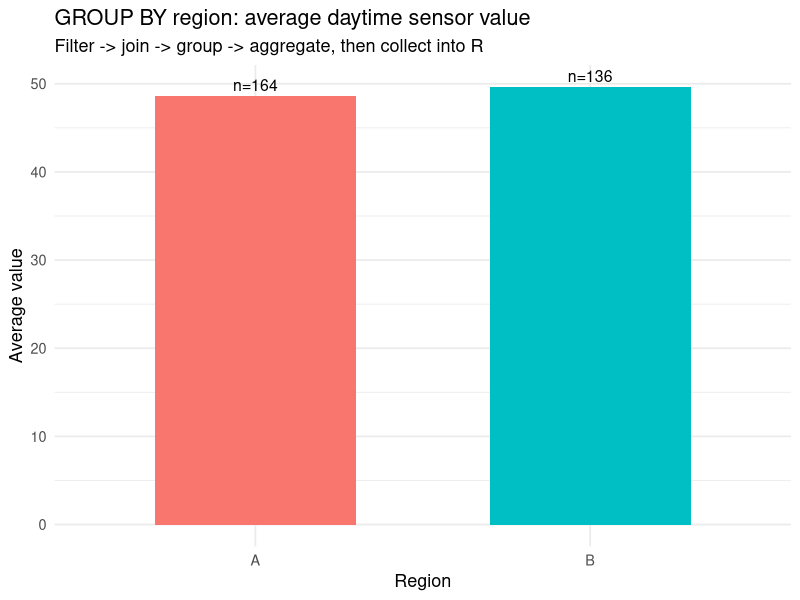

Generate this figure with R:
## ---- chunk 1
knitr::opts_chunk$set(echo = TRUE, message = FALSE, warning = FALSE)
## ---- chunk 2
.libPaths(c("C:/Users/miken/R/library-4.4", .libPaths()))
suppressPackageStartupMessages(library(ggplot2))
set.seed(1)

# 1. Create an in-memory "table": a data frame is a relation (a set of rows).
n <- 600
sensors <- data.frame(
  id    = seq_len(n),
  site  = sample(c("north", "south", "east", "west"), n, replace = TRUE),
  hour  = sample(0:23, n, replace = TRUE),
  value = round(rnorm(n, mean = 50, sd = 10), 2),
  stringsAsFactors = FALSE
)

# A lookup table to demonstrate a join (an equijoin on the key "site").
site_info <- data.frame(
  site   = c("north", "south", "east", "west"),
  region = c("A", "A", "B", "B"),
  stringsAsFactors = FALSE
)

# 2. Relational-algebra operators implemented in base R.
#    selection sigma_phi : keep rows satisfying a predicate
sel <- function(df, keep) df[keep, , drop = FALSE]
#    projection pi : keep a subset of columns
proj <- function(df, cols) df[, cols, drop = FALSE]
#    equijoin R |><| S on a shared key
join_on <- function(R, S, key) merge(R, S, by = key)
#    grouping + aggregation gamma
agg <- function(df, by, fun) {
  out <- aggregate(df["value"], by = df[by], FUN = fun)
  out
}

# 3. A query: daytime readings (hour 6..18), joined to region,
#    then average value and count per region.
#    selection: WHERE hour BETWEEN 6 AND 18
day <- sel(sensors, sensors$hour >= 6 & sensors$hour <= 18)
#    join: JOIN site_info ON site
day <- join_on(day, site_info, "site")
#    group + aggregate: GROUP BY region
means  <- agg(day, "region", function(v) mean(v))
counts <- agg(day, "region", function(v) length(v))
summary_tbl <- data.frame(
  region   = means$region,
  avg_value = round(means$value, 2),
  n         = counts$value
)
print(summary_tbl)

# 4. Parameterized-query safety, illustrated without a real database.
#    A "binding" function treats the value strictly as data:
run_param <- function(df, column, value) {
  # value is compared as data; it is never interpreted as code/SQL.
  df[df[[column]] == value, , drop = FALSE]
}
malicious <- "north'; DROP TABLE sensors; --"   # would be dangerous if pasted
safe_rows <- run_param(sensors, "site", malicious)
cat("Rows returned for the malicious 'site' value:", nrow(safe_rows), "\n")
cat("The injected text was treated as a literal value, so it matched nothing.\n")

# 5. Lazy vs eager evaluation. Build a query as an unevaluated promise,
#    then "collect()" it to force execution, mirroring dbplyr.
lazy_query <- function(expr) {
  q <- substitute(expr)         # capture, do not run
  structure(list(call = q, env = parent.frame()), class = "lazy_query")
}
collect_q <- function(q) eval(q$call, q$env)   # force execution now

q <- lazy_query(
  aggregate(value ~ site, data = sensors[sensors$hour >= 6, ], FUN = mean)
)
cat("Built a lazy query object; nothing has executed yet.\n")
by_site <- collect_q(q)   # execution happens here, like collect()
by_site$value <- round(by_site$value, 2)

# 6. Figure produced from the collected (small) result.
ggplot(summary_tbl, aes(x = region, y = avg_value, fill = region)) +
  geom_col(width = 0.6) +
  geom_text(aes(label = paste0("n=", n)), vjust = -0.4, size = 4) +
  labs(
    title = "GROUP BY region: average daytime sensor value",
    subtitle = "Filter -> join -> group -> aggregate, then collect into R",
    x = "Region", y = "Average value"
  ) +
  theme_minimal(base_size = 13) +
  theme(legend.position = "none")
